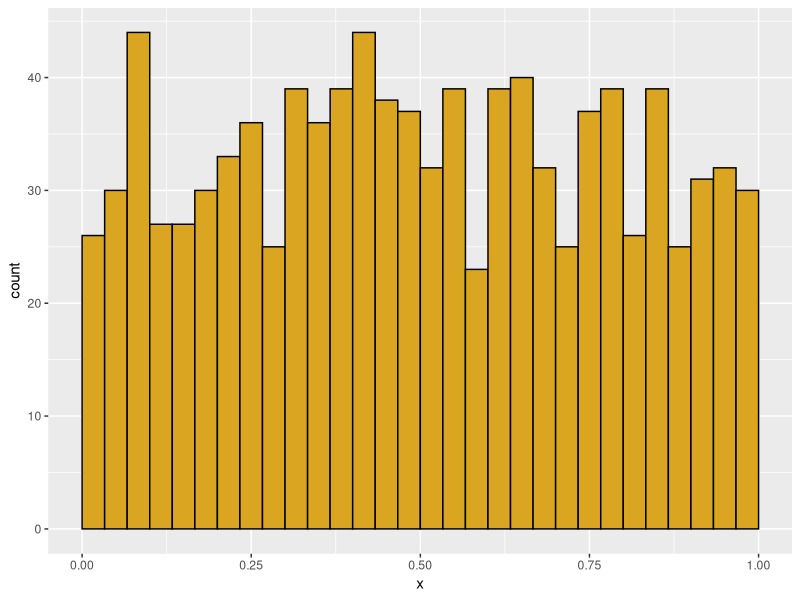
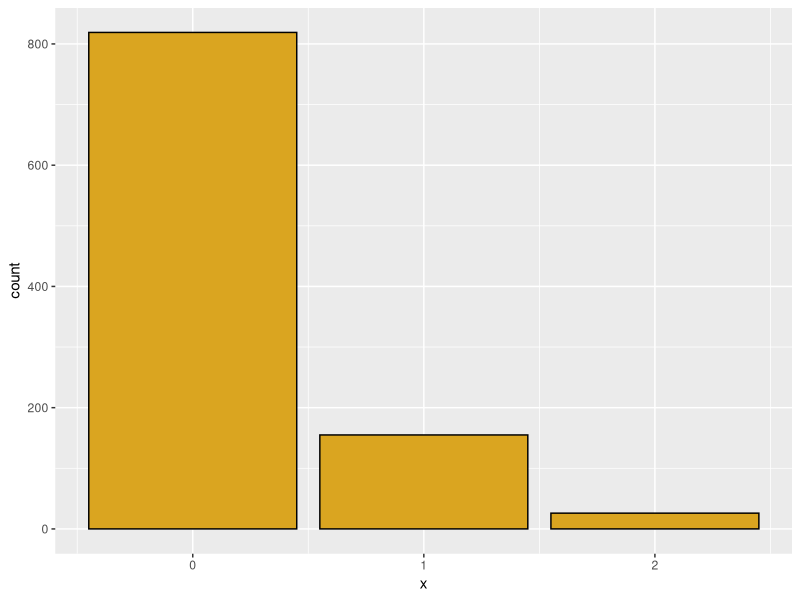
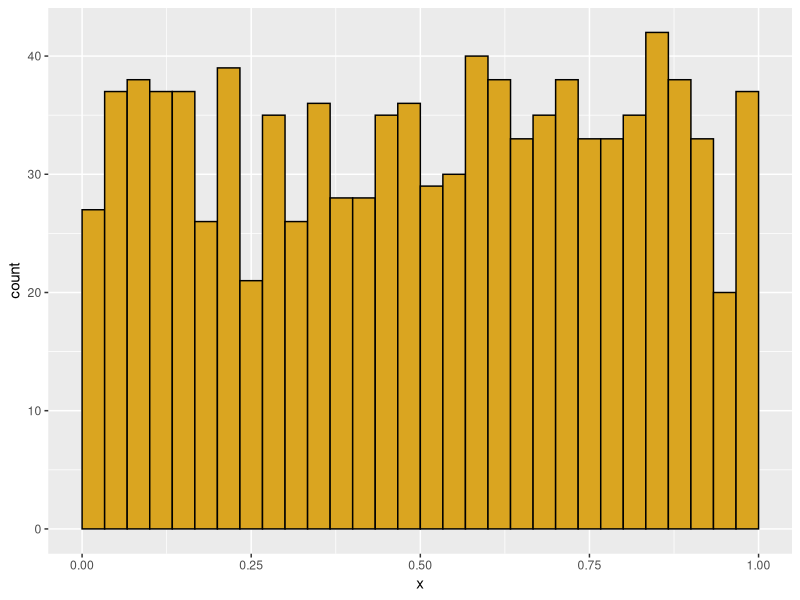
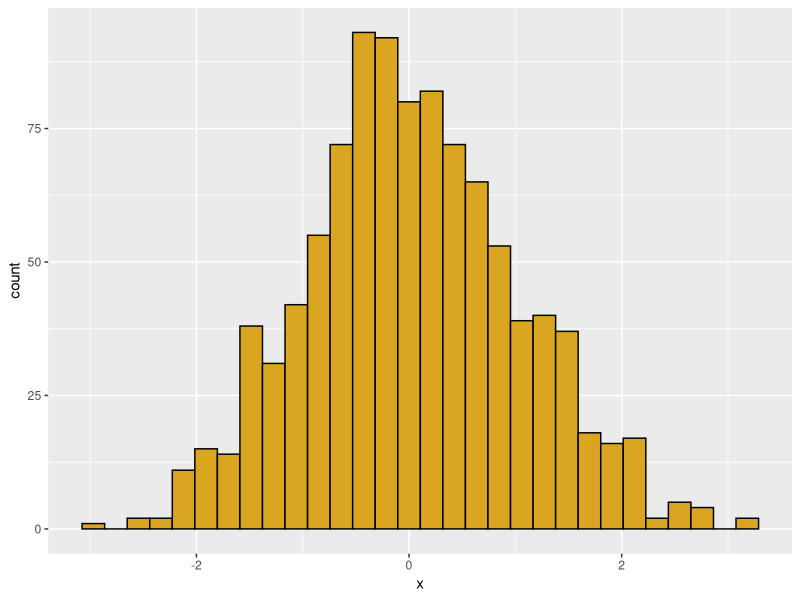
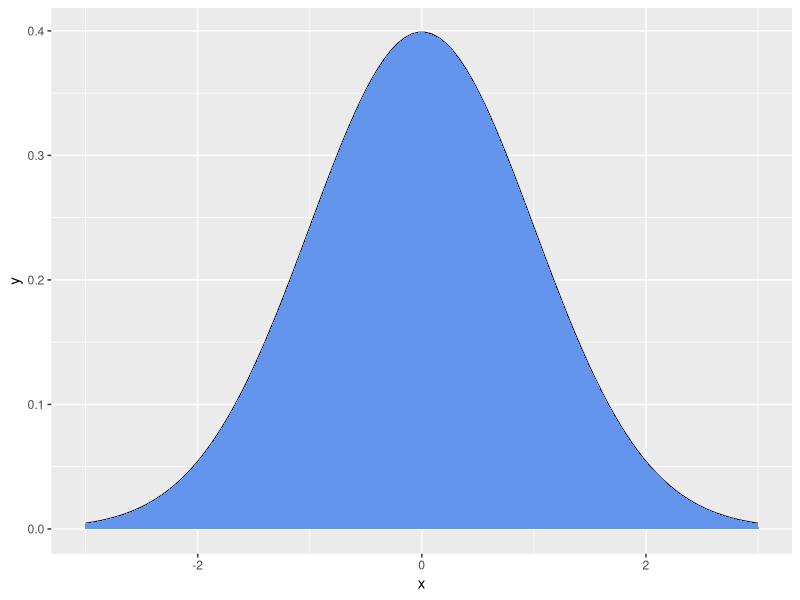
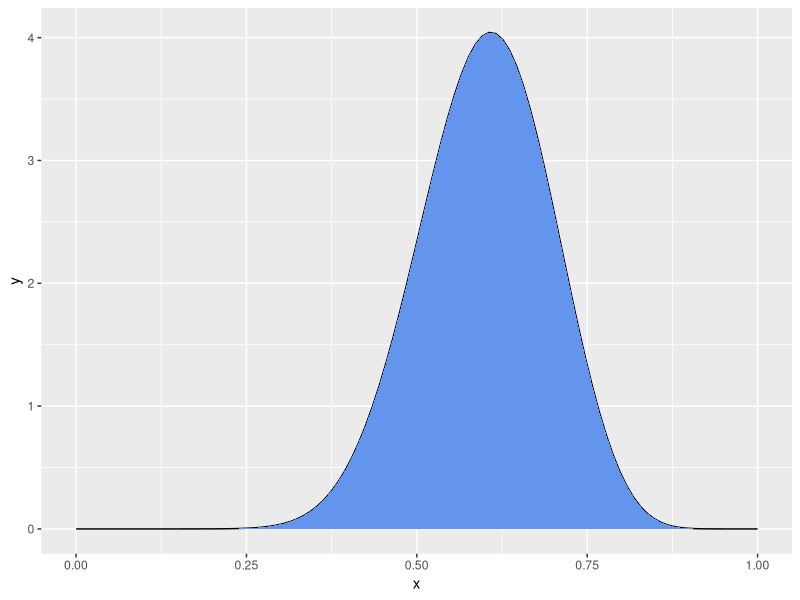
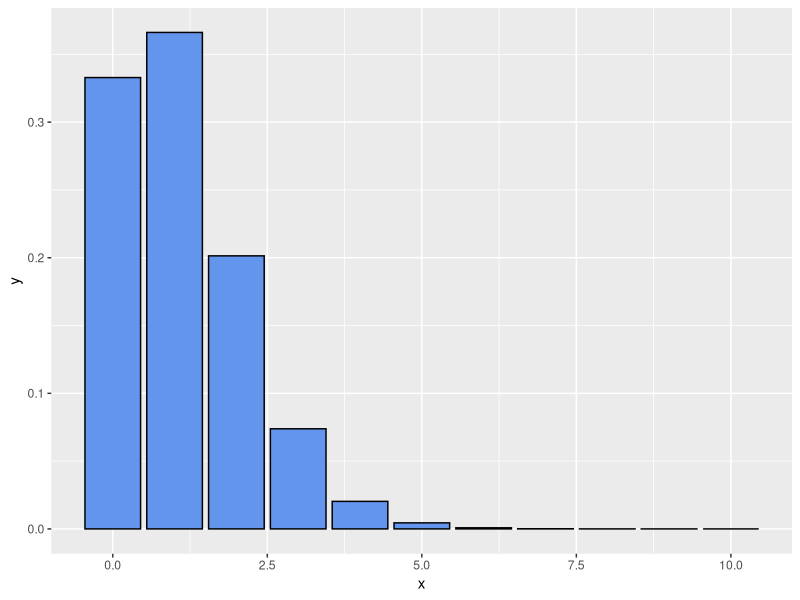
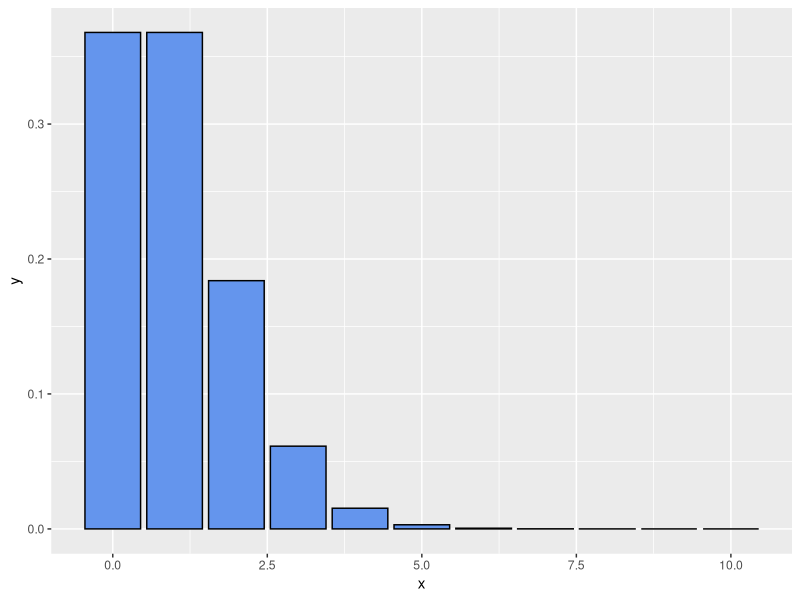

Write the R code that produced these figures, in order. (Note: this script raises an error after producing the figures.)
#Probability Distributions 2
#TEB
#18 March 2025

############################
# Function: my_histo
# Purpose: creates a ggplot histogram
# Requires: ggplot
# Input: x = a numeric vector
#        data_type= "cont" or "disc"
# Output: a ggplot histogram
############################
library(ggplot2)
my_histo <- function(x=NULL,data_type="cont") {
  if(is.null(x)) x=runif(1000)
  df <- data.frame(x=x)

  # if data are continuous bounded (0,1), adjust bins for histogram
  if (data_type=="cont" & min(df$x) > 0 & max(df$x) < 1) {
    p1 <- ggplot(data=df) +
      aes(x=x) +
      geom_histogram(boundary=0,
                     binwidth=1/30,
                     color="black",
                     fill="goldenrod") +
      scale_x_continuous(limits=c(0,1))}


  # if data are continuous, but not bounded (0,1), use
  # ggplot default bins
  if (data_type=="cont" & (min(df$x) < 0 | max(df$x) > 1)) {
    p1 <- ggplot(data=df) +
      aes(x=x) +
      geom_histogram(color="black",
                     fill="goldenrod")}




  # if data are discrete integers,
  #  use geom_bar to create a histogram
  if (data_type=="disc") {
    p1 <- ggplot(data=df) +
      aes(x=x) +
      geom_bar(color="black",fill="goldenrod") }

  print(p1)
}
my_histo()
my_histo(data_type="disc",x=rpois(1000,lambda=0.2))
my_histo(data_type="cont",x=runif(1000))
my_histo(data_type="cont",x=rnorm(n=1000,mean=0,sd=1))
############################
# Function: my_pdf
# Purpose: creates a ggplot probability density function
# Requires: ggplot
# Input: x = a numeric vector of x values
#        y = pdf values calculated for each value of x
#        data_type= "cont" or "disc"
# Output: a ggplot pdf
############################
my_pdf <- function(x=NULL,y=NULL,data_type="cont") {
  if(is.null(x) | is.null(y)) {
    x=seq(from=-3,to=3,length.out=100)
    y=dnorm(x) }

  df <- data.frame(x=x,y=y)

  # for continuous distributions,
  # plot the line for the pdf
  if(data_type=="cont") {
    p1 <- ggplot(data=df) +
      aes(x=x,y=y) +
      geom_line() +
      geom_area(fill = "cornflower blue") }

  # for discrete distributions,
  # plot a bar for the probability at each value
  if (data_type=="disc") {
    p1 <- ggplot(data=df) +
      aes(x=x,y=y) +
      geom_col(color="black",fill="cornflower blue") }
  print(p1)
}
my_pdf()
my_x=seq(from=0,to=1,length.out=100)
my_pdf(x=my_x,y=dbeta(x=my_x,shape1=15,shape2=10))
my_pdf(x=0:10,y=dpois(x=0:10,lambda=1.1),data_type="disc")

library(ggplot2)
library(MASS)
#-------------------------------------------------
# Poisson distribution
# Discrete X >= 0
# Random events with a constant rate lambda
# (observations per time or per unit area)
# Parameter lambda > 0

# "d" function generates probability density
hits <- 0:10
my_vec <- dpois(x=hits,lambda=1)
my_pdf(x=hits,y=my_vec,data_type="disc")

my_vec <- dpois(x=hits,lambda=2)
my_pdf(x=hits,y=my_vec,data_type="disc")

sum(my_vec)  # sum of density function = 1.0 (total area under curve)

# sum is not quite 1 because we need more elements in hits:
hits <- 0:15
my_vec <- dpois(x=hits, lambda=2)
my_pdf(x=hits,y=my_vec,data_type="disc")
sum(my_vec)
# now the sum is correct

# for a Poisson distribution with lambda=2,
# what is the probability that a single draw will yield X=0?

dpois(x=0,lambda=2)

# "p" function generates cumulative probability density; gives the
# "lower tail" cumulative area of the distribution

hits <- 0:10
my_vec <- ppois(q=hits,lambda=2)
my_pdf(x=hits,y=my_vec,data_type="disc")


# for a Poisson distribution with lambda=2,
# what is the probability of getting 1 or fewer hits?

ppois(q=1, lambda=2)


# We could also get this through dpois
p_0 <- dpois(x=0,lambda=2)
p_0
p_1 <- dpois(x=1,lambda=2)
p_1
p_0 + p_1


# The q function is the inverse of p
# What is the number of hits corresponding to 50% of the probability mass
qpois(p=0.5,lambda=2.5)
my_pdf(x=0:10,y=dpois(x=0:10,lambda=2.5),data_type="disc")

# but distribution is discrete, so this is not exact
ppois(q=2,lambda=2.5)

# finally, we can simulate individual values from a poisson
ran_pois <- rpois(n=1000,lambda=2.5)
my_histo(x=ran_pois,data_type="disc")


# for real or simulated data, we can use the quantile
# function to find the empirical  95% confidence interval on the data

quantile(x=ran_pois,probs=c(0.025,0.975))

#-------------------------------------------------
# Binomial distribution
# p = probability of a dichotomous outcome
# size = number of trials
# x = possible outcomes
# outcome x is bounded between 0 and number of trials

# use "d" binom for density function
hits <- 0:10
my_vec <- dbinom(x=hits,size=10,prob=0.5)
my_pdf(x=0:10,y=my_vec,data_type="disc")



# and how does this compare to an actual simulation of 50 tosses of 100 coins?

my_coins <- rbinom(n=50,size=100,prob=0.5)
my_histo(x=my_coins,data_type="disc")
quantile(x=my_coins,probs=c(0.025,0.975))


#-------------------------------------------------
# Binomial distribution
# p = probability of a dichotomous outcome
# size = number of trials
# x = possible outcomes
# outcome x is bounded between 0 and number of trials

# use "d" binom for density function
hits <- 0:10
my_vec <- dbinom(x=hits,size=10,prob=0.5)
my_pdf(x=0:10,y=my_vec,data_type="disc")



# and how does this compare to an actual simulation of 50 tosses of 100 coins?

my_coins <- rbinom(n=50,size=100,prob=0.5)
my_histo(x=my_coins,data_type="disc")
quantile(x=my_coins,probs=c(0.025,0.975))

#-------------------------------------------------
# negative binomial: number of failures (values of MyVec)
# in a series of (Bernouli) with p=probability of success
# before a target number of successes (= size)
# generates a discrete distribution that is more
# heterogeneous ("overdispersed") than Poisson
hits <- 0:40
my_vec <- dnbinom(x=hits, size=5, prob=0.5)
my_pdf(x=hits,y=my_vec,data_type="disc")

# geometric series is a special case where N= 1 success
# each bar is a constant fraction 1 - "prob" of the bar before it
my_vec <- dnbinom(x=hits, size=1, prob=0.1)
my_pdf(x=hits,y=my_vec,data_type="disc")
# alternatively specify mean = mu of distribution and size,
# the dispersion parameter (small is more dispersed)
# this gives us a poisson with a lambda value that varies
# the dispersion parameter is the shape parameter in the gamma
# as it increases, the distribution has a smaller variance
# just simulate it directly

nbi_ran <- rnbinom(n=1000,size=10,mu=5)
my_histo(x=nbi_ran,data_type="disc")


nbi_ran <- rnbinom(n=1000,size=0.1,mu=5)
my_histo(x=nbi_ran,data_type="disc")

#-------------------------------------------------
# uniform
# params specify minimum and maximum

#runif for random data
my_histo(x=runif(n=100),data_type="cont")
my_histo(x=runif(n=1000),data_type="cont")

#-------------------------------------------------

# normal
my_norm <- rnorm(n=100,mean=100,sd=2)
my_histo(x=my_norm,data_type="cont")


# problems with normal when mean is small but zero is not allowed.
my_norm <- rnorm(n=100,mean=2,sd=2)
my_histo(x=my_norm,data_type="cont")

summary(my_norm)
toss_zeroes <- my_norm[my_norm>0]
my_histo(x=toss_zeroes,data_type="cont")

summary(toss_zeroes)

#-------------------------------------------------
# gamma distribution, continuous positive values, but bounded at 0

my_gamma <- rgamma(n=100,shape=1,scale=10)
my_histo(x=my_gamma,data_type="cont")

# gamma with shape= 1 is an exponential with scale = mean

# shape <=1 gives a mode near zero; very small shape rounds to zero
my_gamma <- rgamma(n=100,shape=0.1,scale=1)
my_histo(x=my_gamma,data_type="cont")

# large shape parameters moves towards a normal
my_gamma <- rgamma(n=100,shape=20,scale=1)
my_histo(x=my_gamma,data_type="cont")

# scale parameter changes mean- and the variance!
my_histo(x=rgamma(n=100,shape=2,scale=100),data_type="cont")
my_histo(x=rgamma(n=100,shape=2,scale=10),data_type="cont")
my_histo(x=rgamma(n=100,shape=2,scale=1),data_type="cont")
my_histo(x=rgamma(n=100,shape=2,scale=0.1),data_type="cont")



# unlike the normal, the two parameters affect both mean and variance

# mean = shape*scale
# variance= shape*scale^2

#-------------------------------------------------

# beta distribution
# bounded at 0 and 1
# analagous to a binomial, but result is a continuous distribution of probabilities
# parameter shape1 = number of successes + 1
# parameter shape2 = number of failures + 1
# interpret these in terms of a coin you are tossing

# shape1 = 1, shape2 = 1 = "no data"
my_beta <- rbeta(n=1000,shape1=1,shape2=1)
my_histo(x=my_beta,data_type="cont")

# shape1 = 2, shape1 = 1 = "1 coin toss, comes up heads!"
my_beta <- rbeta(n=1000,shape1=2,shape2=1)
my_histo(x=my_beta,data_type="cont")
# two tosses, 1 head and 1 tail
my_beta <- rbeta(n=1000,shape1=2,shape2=2)
my_histo(x=my_beta,data_type="cont")
# two tosses, both heads
my_beta <- rbeta(n=1000,shape1=2,shape2=1)
my_histo(x=my_beta,data_type="cont")
# let's get more data
my_beta <- rbeta(n=1000,shape1=20,shape2=20)
my_histo(x=my_beta,data_type="cont")
my_beta <- rbeta(n=1000,shape1=500,shape2=500)
my_histo(x=my_beta,data_type="cont")

# if the coin is biased
my_beta <- rbeta(n=1000,shape1=1000,shape2=500)
my_histo(x=my_beta,data_type="cont")
my_beta <- rbeta(n=1000,shape1=10,shape2=5)
my_histo(x=my_beta,data_type="cont")


# shape parameters less than 1.0 give us a u-shaped distribution
my_beta <- rbeta(n=1000,shape1=0.1,shape2=0.1)
my_histo(x=my_beta,data_type="cont")

my_beta <- rbeta(n=1000,shape1=0.5,shape2=0.2)
my_histo(x=my_beta,data_type="cont")

library(MASS)
data <- c(100,100,104,99)
z <- fitdistr(data,"normal")
print(z)

frog_data <- c(30.15,26.3,27.5,22.9,27.8,26.2)

# get and print model parameters assuming a normal distribution
z<- fitdistr(frog_data,"normal")
print(z)

# plot the density function for the normal and annotate the plot with the original data
x <- 1:100
g_density <- dnorm(x=x,mean=z$estimate["mean"],sd=z$estimate["sd"])
qplot(x,g_density,geom="line") + annotate(geom="point",x=frog_data,y=0.001)

# now do the same for a gamma distribution, which has a shape and rate parameter as outputs from fitdistr
z<- fitdistr(frog_data,"gamma")
print(z)

# plot the density function for the gamma and annotate the plot with the original data
x <- 1:100
g_density <- dgamma(x=x,shape=z$estimate["shape"],rate=z$estimate["rate"])
qplot(x,g_density,geom="line") + annotate(geom="point",x=frog_data,y=0.001,color="red")
frog_data <- c(30.15,26.3,27.5,22.9,27.8,26.2)
outlier <- 0.050
frog_data <- c(frog_data,outlier)

# get and print model parameters assuming a normal distribution
z<- fitdistr(frog_data,"normal")
print(z)

# plot the density function for the normal and annotate the plot with the original data
x <- 1:100
g_density <- dnorm(x=x,mean=z$estimate["mean"],sd=z$estimate["sd"])
qplot(x,g_density,geom="line") + annotate(geom="point",x=frog_data,y=0.001)

# now do the same for a gamma distribution, which has a shape and rate parameter as outputs from fitdistr
z<- fitdistr(frog_data,"gamma")
print(z)

# plot the density function for the gamma and annotate the plot with the original data
x <- 1:100
g_density <- dgamma(x=x,shape=z$estimate["shape"],rate=z$estimate["rate"])
qplot(x,g_density,geom="line") + annotate(geom="point",x=frog_data,y=0.001,color="red")
